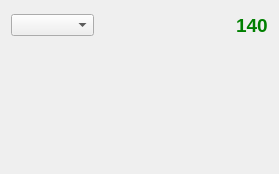
<ui version="4.0" >
 <class>quicktwit_base</class>
 <widget class="QWidget" name="quicktwit_base" >
  <property name="geometry" >
   <rect>
    <x>0</x>
    <y>0</y>
    <width>279</width>
    <height>174</height>
   </rect>
  </property>
  <property name="windowTitle" >
   <string>Form</string>
  </property>
  <layout class="QGridLayout" name="gridLayout" >
   <item row="0" column="0" >
    <layout class="QVBoxLayout" name="layout" >
     <item>
      <layout class="QHBoxLayout" name="horizontalLayout" >
       <item>
        <widget class="KComboBox" name="comboAccounts" >
         <property name="sizePolicy" >
          <sizepolicy vsizetype="Fixed" hsizetype="MinimumExpanding" >
           <horstretch>0</horstretch>
           <verstretch>0</verstretch>
          </sizepolicy>
         </property>
        </widget>
       </item>
       <item>
        <spacer name="horizontalSpacer" >
         <property name="orientation" >
          <enum>Qt::Horizontal</enum>
         </property>
         <property name="sizeHint" stdset="0" >
          <size>
           <width>136</width>
           <height>28</height>
          </size>
         </property>
        </spacer>
       </item>
       <item>
        <widget class="QLabel" name="lblCounter" >
         <property name="font" >
          <font>
           <pointsize>14</pointsize>
           <weight>75</weight>
           <bold>true</bold>
          </font>
         </property>
         <property name="styleSheet" >
          <string notr="true" >color: green;</string>
         </property>
         <property name="text" >
          <string>140</string>
         </property>
        </widget>
       </item>
      </layout>
     </item>
     <item>
      <spacer name="verticalSpacer" >
       <property name="orientation" >
        <enum>Qt::Vertical</enum>
       </property>
       <property name="sizeHint" stdset="0" >
        <size>
         <width>20</width>
         <height>40</height>
        </size>
       </property>
      </spacer>
     </item>
    </layout>
   </item>
  </layout>
 </widget>
 <customwidgets>
  <customwidget>
   <class>KComboBox</class>
   <extends>QComboBox</extends>
   <header>kcombobox.h</header>
  </customwidget>
 </customwidgets>
 <resources/>
 <connections/>
</ui>
